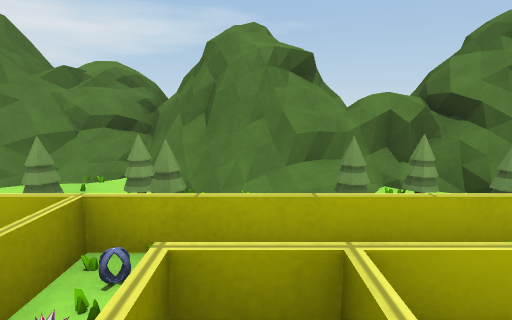
[1] (above)

15 first-person views from a walk through a Unity game level. The camera is 1.2 m above the floor, tilts 10° down and sees 80° across. The floor is counted in squares, 1 m on a side. Each view is taken from the middle of a square. On the plan, view 1 faces up. The plan holds only what a view shows up to about 13 squares ahead; the rest is blank. The place goes on beyond the plan. Some surface patterns are stand-ins.

[2]
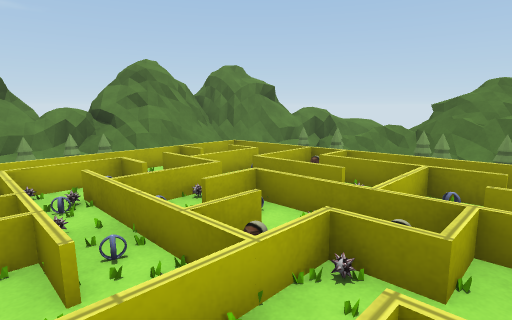

[3]
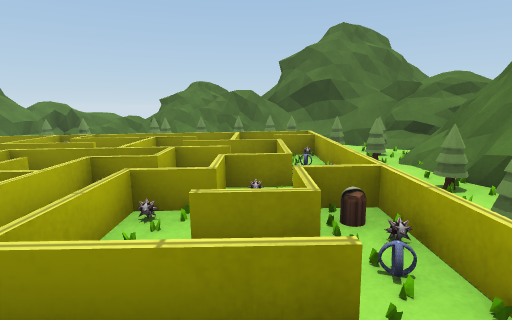

[4]
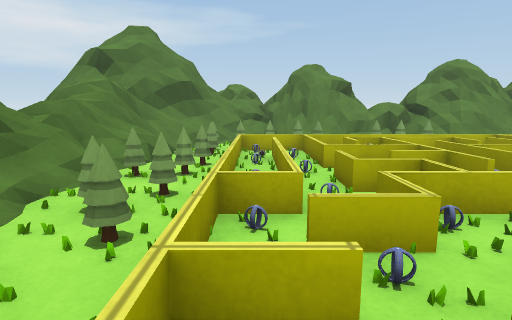

[5]
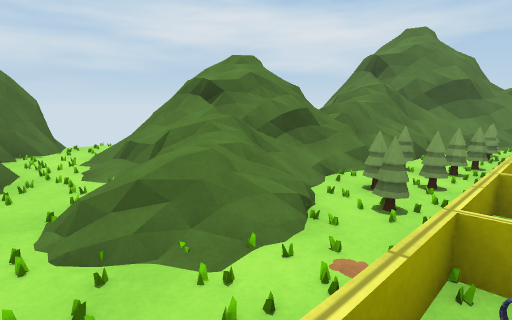

[6]
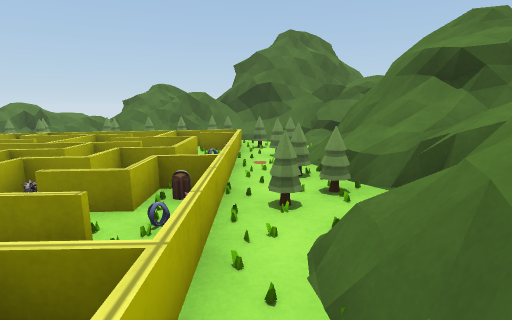

[7]
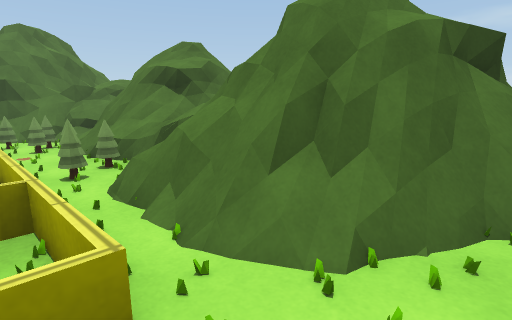

[8]
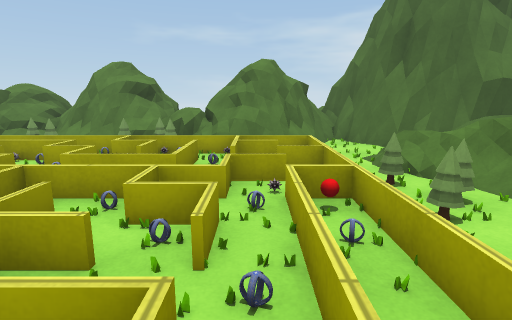

[9]
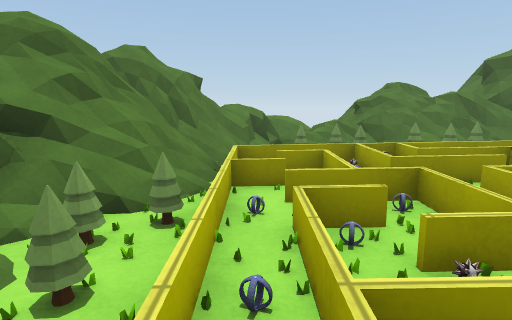

[10]
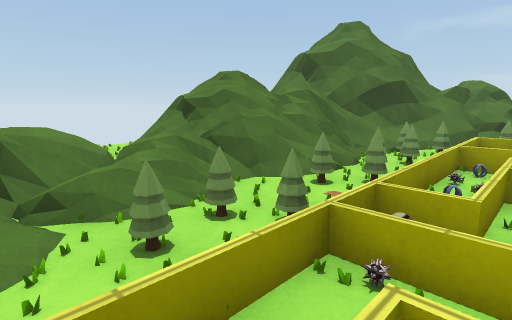

[11]
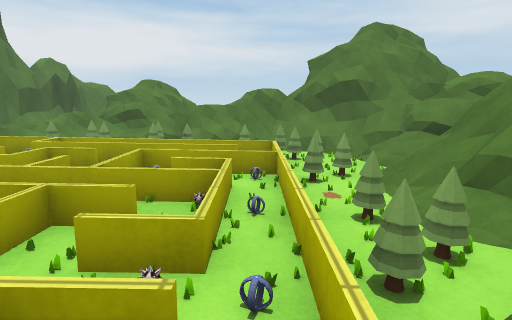

[12]
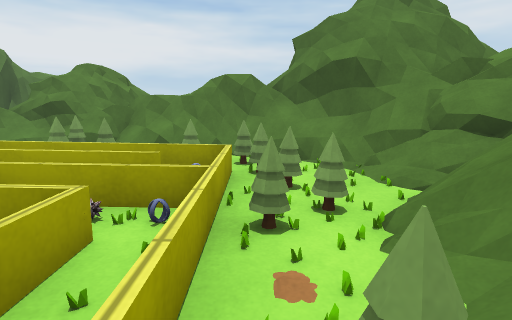

[13]
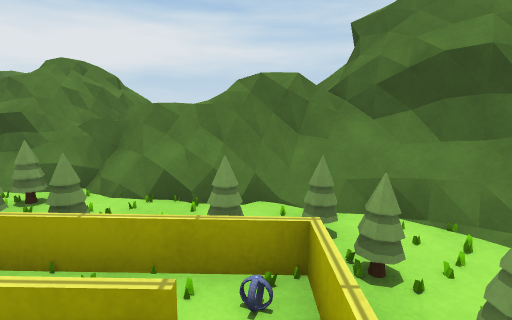

[14]
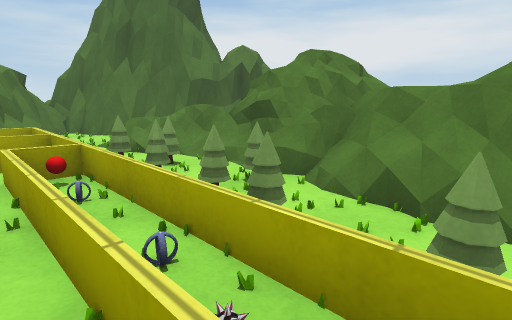

[15]
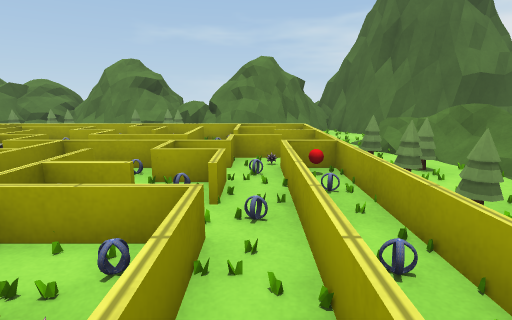

### Floor plan
Key: @ floor where view 1 was taken; # wall or solid block; . main floor; : floor 0.25 m higher than the main floor; + floor 0.5 m higher than the main floor; * floor 0.75 m higher than the main floor; % floor 1 m higher than the main floor; & floor 1.25 m higher than the main floor; / step, stairs or slope; = window, fence, low wall or low ledge; ^ raised ledge; O other object.
Columns run from 9 left of view 1 to 12 right of it. Each row starts with its distance up from view 1.
  7    #=##=####=#
  6    ##=# =##==##
  5 #####OOO#O=OO#####
  4  #==OOOOO.OOOO===####
  3  ###OOO.O.O.O//OO=###
  2   ##.O/././././O..O===
  1 =###..//OO////./.O.# =
  0 # =O.O/./@O./O//.OOO #
 -1 =##=OO./.O////.OO..OO#
 -2  #=#../././././/...=##
 -3  ##OOO//////O///OO=##
 -4 ^^=:OO//O.//O///.O=##
 -5 =%=*O..O./O/////OO=#
 -6  #O//:/.///O///..O=#
 -7  OO+...OO//////:OO=#
 -8 #O=:::::::O::::OO=##
 -9 ####:OO=OOOO#OOOO=#
-10   ##O=###=O#= #O==#
-11    #=#####&####=#=#
-12    ###  ####  #####

Where each view was taken, in squares from view 1:
view 1: 0 up, 0 right, facing up
view 2: 5 down, 0 right, facing up-right
view 3: 6 down, 2 left, facing right
view 4: 7 down, 3 left, facing up
view 5: 8 down, 3 left, facing up-left
view 6: 8 down, 3 left, facing right
view 7: 7 down, 5 left, facing down-right
view 8: 1 up, 2 left, facing down
view 9: 2 up, 1 left, facing right
view 10: 2 up, 5 right, facing down-right
view 11: 2 up, 5 right, facing left
view 12: 3 up, 2 right, facing left
view 13: 2 up, 1 left, facing left
view 14: 2 up, 2 left, facing down-left
view 15: 2 up, 2 left, facing down
